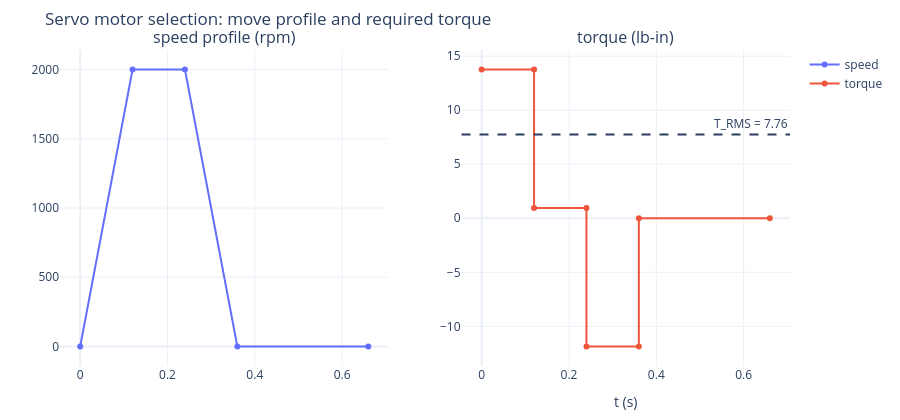

The notebook cell saved with this chart:
### Markdown cell above
## 6. 伺服馬達選用（Baldor BSM 範例，英制單位）

馬達 $J_m = 0.0037$ lb-in-s²、$K_t = 4.8$ lb-in/A；負載 200 lb、滾珠螺桿 $A = 0.2$ in/rev、螺桿慣量 0.00313 lb-in-s²、摩擦轉矩 0.95 lb-in。
運動曲線：加速 0.12 s → 等速 2000 rpm 0.12 s → 減速 0.12 s → 停 0.3 s。

### Code cell
w_run = 2000 * 2 * np.pi / 60
acc = 209 / 0.12                                   # 原講義把 209.4 取成 209 rad/s
J1 = 200 / 386 * (0.2 / (2 * np.pi)) ** 2
Jt = J1 + 0.00313 + 0.0037
Tf = 0.95
Tacc, Tdec, Trun = Jt * acc + Tf, -Jt * acc + Tf, Tf
Trms = np.sqrt((Tacc ** 2 * 0.12 + Trun ** 2 * 0.12 + Tdec ** 2 * 0.12) / (0.12 + 0.12 + 0.12 + 0.3))
print(f"speed {w_run:.1f} rad/s, accel {acc:.1f} rad/s^2, J1 = {J1:.5f}, Jt = {Jt:.5f} lb-in-s^2")
print(f"Tacc = {Tacc:.2f}, Tdec = {Tdec:.2f}, Trun = {Trun:.2f} lb-in;  T_RMS^2 = {Trms ** 2:.2f}, T_RMS = {Trms:.2f} lb-in")
Ta2, Td2 = (0.00052 + 0.00313 + 0.0037) * 1741.6 + 0.95, -(0.00052 + 0.00313 + 0.0037) * 1741.6 + 0.95   # 原講義的取位
Tr2 = np.sqrt((Ta2 ** 2 + 0.95 ** 2 + Td2 ** 2) * 0.12 / 0.66)
print(f"with the slide's rounded numbers: Tacc = {Ta2:.2f}, Tdec = {Td2:.2f}, T_RMS^2 = {Tr2 ** 2:.2f}, T_RMS = {Tr2:.2f} lb-in (slide: 59.86, 7.73)")
print(f"I_acc = {Tacc / 4.8:.2f} A, I_RMS = {Trms / 4.8:.2f} A  (continuous stall torque 14.4 lb-in > T_RMS: OK)")
tt = np.array([0, 0.12, 0.24, 0.36, 0.66])
fig = make_subplots(rows=1, cols=2, subplot_titles=("speed profile (rpm)", "torque (lb-in)"))
fig.add_scatter(x=tt, y=[0, 2000, 2000, 0, 0], name="speed", row=1, col=1)
fig.add_scatter(x=[0, 0.12, 0.12, 0.24, 0.24, 0.36, 0.36, 0.66], y=np.round([Tacc, Tacc, Trun, Trun, Tdec, Tdec, 0, 0], 3),
                name="torque", line_shape="hv", row=1, col=2)
fig.add_hline(y=Trms, line_dash="dash", annotation_text=f"T_RMS = {Trms:.2f}", row=1, col=2)
fig.update_xaxes(title="t (s)")
show(fig, "Servo motor selection: move profile and required torque")

### Figure 1 — Plotly figure (JSON) as saved in the notebook; plotly's stock layout.template omitted (floating-point values rounded to 4 significant figures)
{"data": [{"name": "speed", "type": "scatter", "x": [0.0, 0.12, 0.24, 0.36, 0.66], "xaxis": "x", "y": [0, 2000, 2000, 0, 0], "yaxis": "y"}, {"line": {"shape": "hv"}, "name": "torque", "type": "scatter", "x": [0, 0.12, 0.12, 0.24, 0.24, 0.36, 0.36, 0.66], "xaxis": "x2", "y": [13.76, 13.76, 0.95, 0.95, -11.86, -11.86, 0.0, 0.0], "yaxis": "y2"}], "layout": {"annotations": [{"font": {"size": 16}, "showarrow": false, "text": "speed profile (rpm)", "x": 0.225, "xanchor": "center", "xref": "paper", "y": 1.0, "yanchor": "bottom", "yref": "paper"}, {"font": {"size": 16}, "showarrow": false, "text": "torque (lb-in)", "x": 0.775, "xanchor": "center", "xref": "paper", "y": 1.0, "yanchor": "bottom", "yref": "paper"}, {"showarrow": false, "text": "T_RMS = 7.76", "x": 1, "xanchor": "right", "xref": "x2 domain", "y": 7.756, "yanchor": "bottom", "yref": "y2"}], "height": 420, "margin": {"b": 50, "l": 60, "r": 20, "t": 50}, "shapes": [{"line": {"dash": "dash"}, "type": "line", "x0": 0, "x1": 1, "xref": "x2 domain", "y0": 7.756, "y1": 7.756, "yref": "y2"}], "title": {"text": "Servo motor selection: move profile and required torque"}, "xaxis": {"anchor": "y", "domain": [0.0, 0.45], "title": {}}, "xaxis2": {"anchor": "y2", "domain": [0.55, 1.0], "title": {"text": "t (s)"}}, "yaxis": {"anchor": "x", "domain": [0.0, 1.0], "title": {}}, "yaxis2": {"anchor": "x2", "domain": [0.0, 1.0]}}}
